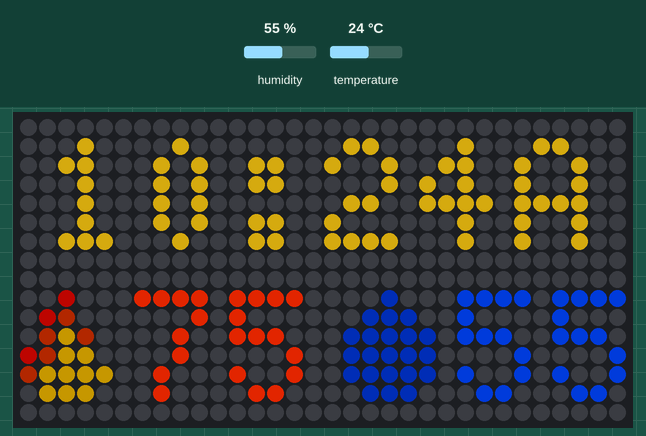
Simulated run of this program. Board: Raspberry Pi (BCM pin numbers). Shown: 32×16 RGB LED matrix. Inputs (shaded band) come from the test bench; at power-on: humidity 55 %, temperature 24 °C. Dim RGB values are drawn brighter than linear; the clock reads 2024-03-15 10:24:30 at power-on unless the program sets it; random numbers come from a fixed seed; text uses the font file from the repository; what the program prints to the terminal is not drawn.

Above: at 0.68 s.

The program:

humidity_matrix.py
```python
#!/usr/bin/env python

import sys
import time
import Adafruit_DHT
# Requires rgbmatrix installed via special procedure from
# https://github.com/hzeller/rpi-rgb-led-matrix
from datetime import datetime, timedelta
from rgbmatrix import RGBMatrix, RGBMatrixOptions, graphics
from random import randint

def make_matrix() -> RGBMatrix:
  options = RGBMatrixOptions()

  options.rows = 16
  options.cols = 32
#  options.chain_length = 1
#  options.parallel = 1
#  options.row_address_type = 0
#  options.multiplexing = 0
#  options.pwm_bits = 11
  options.brightness = 65
#  options.pwm_lsb_nanoseconds = 130
#  options.led_rgb_sequence = 'RGB'
#  options.pixel_mapper_config = ''
#  options.gpio_slowdown = 1
  options.drop_privileges = False
  return RGBMatrix(options=options)


def loop():
  matrix = make_matrix()
  offscreen_canvas = matrix.CreateFrameCanvas()
  now = datetime.now()
#Set delta interval
  delta = timedelta(seconds = 15)
  continuum = 0
  first_run = True
  frame = 1
# color change starting points
  ch = 100
  ch_d = True
  f_y_r = 150
  f_y_d = True

  trigger_time = now + delta
# Get Sensor data every delta interval
  while True:

    if (first_run == True) or (datetime.now() > trigger_time):

      trigger_time = datetime.now() + delta
      DHT_SENSOR = Adafruit_DHT.DHT22
      DHT_PIN = 21
      humidity, temperature = Adafruit_DHT.read_retry(DHT_SENSOR, DHT_PIN)
      temp = str(int((temperature*9/5)+32))

      humidity=str(int(humidity))
      first_run = False
# Get time
    now = datetime.now()
    current_time = now.strftime("%H")
    if int(current_time) > 11:
      current_time = (f"{now.strftime('%I:%M')}P")
    else:
      current_time = (f"{now.strftime('%I:%M')}A")
    font = graphics.Font()

    font.LoadFont("/home/pi/Projects/Matrix/fonts/5x8.bdf")
    pos = 10

# Set colors for drawing
    color_time = graphics.Color(200, 160, 15)
    color_temp = graphics.Color(255, 42, 0)

# Let there be fire
    f_y_g = f_y_r/1.3
    f_yellow = graphics.Color(f_y_r, f_y_g, 0)

    if f_y_r > 200:
      f_o_r = randint(150,255)
    else:
      f_o_r = randint(75,150)

    f_o_g = f_o_r/4.25
    f_orange = graphics.Color(f_o_r, f_o_g, 0)

    if f_y_r > 200:
      f_r_r = randint( 150, 255)

    else:
      f_r_r = randint(50, 150)
    f_r_g = f_r_r/25.5
    f_red = graphics.Color(f_r_r, f_r_g, 0)

    if f_y_r > 175:
      graphics.DrawLine(offscreen_canvas, 4, 12, 4 ,12, f_orange)

    if f_y_r > 200:
      graphics.DrawLine(offscreen_canvas, 1, 8, 1, 8, f_red)

    if f_y_r > 225:
      graphics.DrawLine(offscreen_canvas, 0, 11, 0, 11, f_red)

    graphics.DrawLine(offscreen_canvas,2, 9, 2, 9, f_red)
    graphics.DrawLine(offscreen_canvas,1, 10, 1, 10, f_red)
    graphics.DrawLine(offscreen_canvas,0, 12, 0, 12, f_red)

    graphics.DrawLine(offscreen_canvas,3, 11, 3,12, f_orange)
    graphics.DrawLine(offscreen_canvas,2, 10, 2, 10, f_orange)
    graphics.DrawLine(offscreen_canvas,1, 12, 1, 11, f_orange)
    graphics.DrawLine(offscreen_canvas,0, 13, 0, 13, f_orange)

    graphics.DrawLine(offscreen_canvas,1, 14, 3, 14, f_yellow)
    graphics.DrawLine(offscreen_canvas,2, 11, 2, 11, f_yellow)
    graphics.DrawLine(offscreen_canvas,2, 12, 3, 12, f_yellow)
    graphics.DrawLine(offscreen_canvas,1, 13, 4, 13, f_yellow)
    graphics.DrawLine(offscreen_canvas,1, 14, 3, 14, f_yellow)

    if f_y_d == True and f_y_r < 255:
      f_y_r += 15
      if f_y_r ==  255:
         f_y_d = False
    if f_y_d == False and f_y_r > 90:
      f_y_r -= 15
      if f_y_r == 90:
        f_y_d = True


# draw_raindrop

    color_humidity = graphics.Color(0, (ch/3.75), ch)
    graphics.DrawLine(offscreen_canvas, 19, 9, 19, 9, color_humidity)
    graphics.DrawLine(offscreen_canvas, 18, 10, 20, 10, color_humidity)
    graphics.DrawLine(offscreen_canvas, 17, 11, 21, 11, color_humidity)
    graphics.DrawLine(offscreen_canvas, 17, 12, 21, 12, color_humidity)
    graphics.DrawLine(offscreen_canvas, 17, 13, 21, 13, color_humidity)
    graphics.DrawLine(offscreen_canvas, 18, 14, 20, 14, color_humidity)

    if ch_d == True and ch < 220:
      ch += 10
      if ch == 220:
        ch_d = False
    elif ch_d == False and ch > 100:
      ch -= 10
      if ch == 100:
        ch_d = True

# draw
    graphics.DrawText(offscreen_canvas, font, 1, 7, color_time ,current_time)
    graphics.DrawText(offscreen_canvas, font, 6, 15, color_temp, f"{temp}")
    graphics.DrawText(offscreen_canvas, font, 23, 15, graphics.Color(0,60,225), f"{humidity}")

    offscreen_canvas = matrix.SwapOnVSync(offscreen_canvas)
    time.sleep(.005)
    offscreen_canvas.Clear()

# Main function
if __name__ == "__main__":
  try:
    # Start loop
    print("Press CTRL-C to stop")
    loop()
  except KeyboardInterrupt:
    print("Exiting\n")
    sys.exit(0)
```
